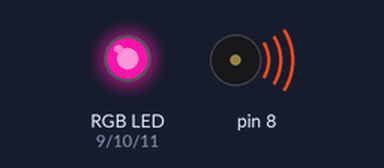
The sketch below on a simulated Arduino Uno, built with avr-gcc and run on an emulated ATmega328P. On the bench: an RGB LED mixed from three pins (HIGH = lit), buzzer (waves = sounding). Dim RGB values are drawn brighter than linear; random numbers use the default seed unless the sketch sets one.

Above: at 0.1 s.
At 2.0 s:
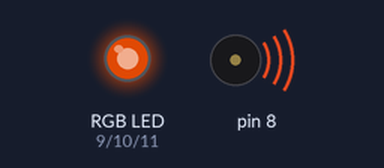
At 4.6 s:
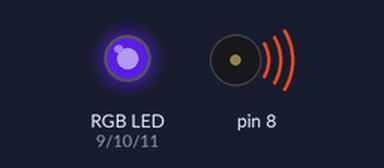
At 7.2 s:
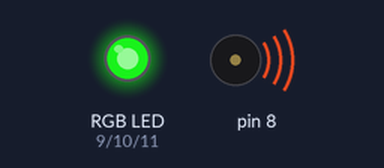
At 9.8 s:
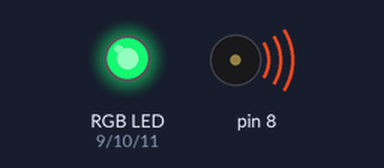
At 15.5 s:
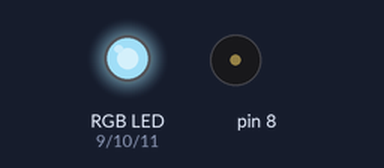
Timing chart, 0 to 17.0 s (numbered marks = the images above):
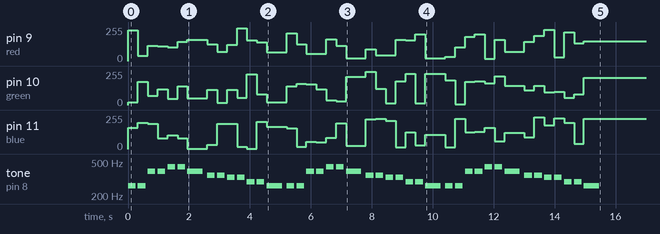

The sketch:

analog-RGB.ino
```cpp
int red = 9;
int green = 10;
int blue = 11;

void setup() {
  pinMode(red, OUTPUT);
  pinMode(green, OUTPUT);
  pinMode(blue, OUTPUT);

  for(int i=0; i<3; i++) {
    analogWrite(red, random(0, 255));
    analogWrite(green, random(0, 255));
    analogWrite(blue, random(0, 255));
    tone(8, 262, 250);
    delay(250* 1.30);

    analogWrite(red, random(0, 255));
    analogWrite(green, random(0, 255));
    analogWrite(blue, random(0, 255));
    tone(8, 262, 250);
    delay(250* 1.30);

    analogWrite(red, random(0, 255));
    analogWrite(green, random(0, 255));
    analogWrite(blue, random(0, 255));
    tone(8, 392, 250);
    delay(250* 1.30);

    analogWrite(red, random(0, 255));
    analogWrite(green, random(0, 255));
    analogWrite(blue, random(0, 255));
    tone(8, 392, 250);
    delay(250* 1.30);

    analogWrite(red, random(0, 255));
    analogWrite(green, random(0, 255));
    analogWrite(blue, random(0, 255));
    tone(8, 440, 250);
    delay(250* 1.30);

    analogWrite(red, random(0, 255));
    analogWrite(green, random(0, 255));
    analogWrite(blue, random(0, 255));
    tone(8, 440, 250);
    delay(250* 1.30);

    analogWrite(red, random(0, 255));
    analogWrite(green, random(0, 255));
    analogWrite(blue, random(0, 255));
    tone(8, 392, 500);
    delay(500* 1.30);

    analogWrite(red, random(0, 255));
    analogWrite(green, random(0, 255));
    analogWrite(blue, random(0, 255));
    tone(8, 349, 250);
    delay(250* 1.30);

    analogWrite(red, random(0, 255));
    analogWrite(green, random(0, 255));
    analogWrite(blue, random(0, 255));
    tone(8, 349, 250);
    delay(250* 1.30);

    analogWrite(red, random(0, 255));
    analogWrite(green, random(0, 255));
    analogWrite(blue, random(0, 255));
    tone(8, 330, 250);
    delay(250* 1.30);

    analogWrite(red, random(0, 255));
    analogWrite(green, random(0, 255));
    analogWrite(blue, random(0, 255));
    tone(8, 330, 250);
    delay(250* 1.30);

    analogWrite(red, random(0, 255));
    analogWrite(green, random(0, 255));
    analogWrite(blue, random(0, 255));
    tone(8, 294, 250);
    delay(250* 1.30);

    analogWrite(red, random(0, 255));
    analogWrite(green, random(0, 255));
    analogWrite(blue, random(0, 255));
    tone(8, 294, 250);
    delay(250* 1.30);

    analogWrite(red, random(0, 255));
    analogWrite(green, random(0, 255));
    analogWrite(blue, random(0, 255));
    tone(8, 262, 500);
    delay(500* 1.30);
  }
}

void loop() {
}
```
